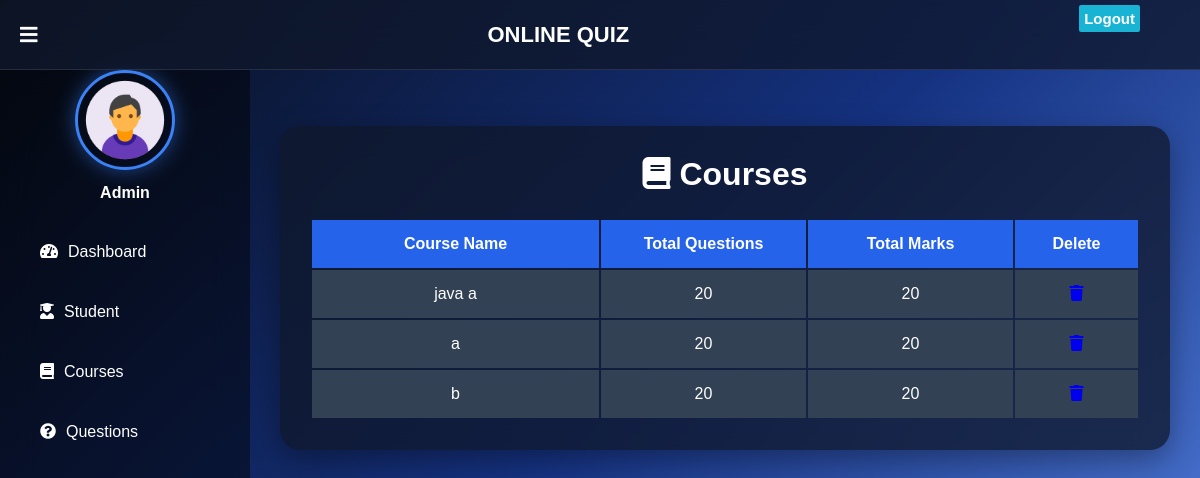
The app's page /admin-view-course (signed in) with its own data.
### quiz/models.py (models this page shows, shortened)
class Course(models.Model):
   course_name = models.CharField(max_length=50)
   question_number = models.PositiveIntegerField(default=0)
   total_marks = models.PositiveIntegerField(default=0)

### quiz/views.py (the view)
# urls.py: path('admin-view-course', views.admin_view_course_view, name='admin-view-course'),
@login_required(login_url='adminlogin')
def admin_view_course_view(request):
    courses = models.Course.objects.all()
    return render(request,'quiz/admin_view_course.html',{'courses':courses})

### templates/quiz/admin_view_course.html (shortened to what this page needs)
{% extends 'quiz/adminbase.html' %}
{% block content %}
{%load static%}
<head>
  <link rel="stylesheet" href="https://cdnjs.cloudflare.com/ajax/libs/font-awesome/5.15.4/css/all.min.css">
</head>
<br><br>
<div class="container-fluid">
    <div class="course-card">
        <h2 class="course-title">
            <i class="fas fa-book"></i>
            Courses
        </h2>
        <div class="table-responsive">
        <table class="table table-bordered">
            <thead>
                <tr>
                    <th>Course Name</th>
                    <th>Total Questions</th>
                    <th>Total Marks</th>
                    <th>Delete</th>
                </tr>
            </thead>
            <tbody>
                {% for t in courses %}
                <tr>
                    <td>{{t.course_name}}</td>
                    <td>{{t.question_number}}</td>
                    <td>{{t.total_marks}}</td>
                    <td>
                        <a href="{% url 'delete-course' t.id %}" class="btn btn-danger btn-sm">
                            <i class="fas fa-trash"></i>
                        </a>
                    </td>
                </tr>
                {% endfor %}
            </tbody>
        </table>
</div>
    </div>
</div>
<br><br><br><br><br><br>
{% endblock content %}

### templates/quiz/adminbase.html (style rules this page uses)
a:link { text-decoration: none; }
* { margin:0; padding:0; box-sizing:border-box; font-family:'Poppins',sans-serif; }
body { margin:0; padding:0; font-family:'Poppins',sans-serif; background:linear-gradient(135deg,#070c16,#153281,#5987e9); background-attachment:fixed; background-size:cover; min-height:100vh; }

### templates/quiz/admin_view_course.html (style rules this page uses)
a:link { text-decoration: none; }
a { text-decoration:none; }
body { animation: pageFade 0.8s ease; }
.course-title { color:#fff; text-align:center; font-size:32px; font-weight:700; margin-bottom:25px; animation:fadeDown .8s ease; }
.course-card { width:100%; max-width: 1000px; margin: auto; padding:30px; border-radius:20px; background:rgba(15,23,42,.75); backdrop-filter:blur(15px); box-shadow:0 10px 30px rgba(0,0,0,.35); animation: cardIn .8s ease; }
.table { width:100% !important; table-layout:fixed; }
.table th, .table td { text-align:center; padding:16px; font-size:16px; }
.table th:nth-child(1), .table td:nth-child(1) { width:35%; }
.table th:nth-child(2), .table td:nth-child(2) { width:25%; }
.table th:nth-child(3), .table td:nth-child(3) { width:25%; }
.table th:nth-child(4), .table td:nth-child(4) { width:15%; }
.table thead th { background:#2563eb !important; color:#fff !important; font-size:16px; border:none !important; padding:15px !important; }
.table tbody tr { background:#334155 !important; }
.table tbody td { color:#fff !important; border:none !important; padding:15px !important; vertical-align:middle; }
.btn-danger { border-radius:10px; padding:6px 12px; }
table { width:100%; min-width:650px; }

### records on screen
Course: course_name "java a", question_number "20", total_marks "20"
Course: course_name "a", question_number "20", total_marks "20"
Course: course_name "b", question_number "20", total_marks "20"
